Frame 1 (no input): blank canvas, image omitted
Frame 60 (no input): blank canvas, image omitted
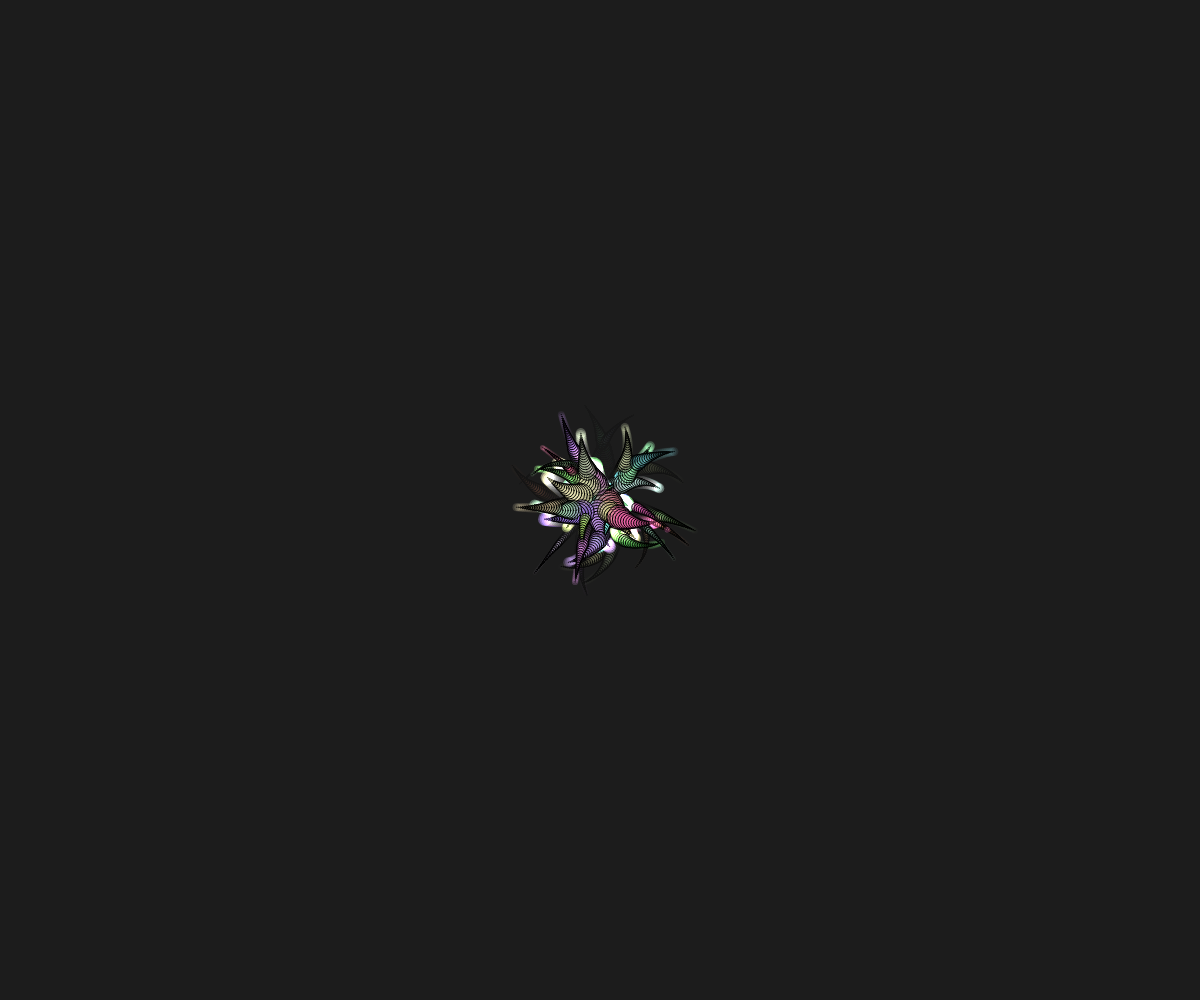
Frame 120 (the mouse pressed at the canvas centre since frame 60)

The p5.js sketch whose frames 1 and 60 were blank and that drew this single picture after the mouse press (run headless with seeded random() and noise() and a simulated clock; from frame 60 on, the mouse is pressed at the canvas centre):

// p5.js sketch
// ── sketch.js
let particles = [];

function setup() {
  createCanvas(windowWidth, windowHeight);
  background(30);
}

function draw() {
  // Semi-transparent background for fading effect
  background(30, 30, 30, 50);
  
  // Add new particles
  if (mouseIsPressed || (pmouseX != mouseX || pmouseY != mouseY)) {
    particles.push(new Particle(mouseX, mouseY));
  }

  // Update and display particles
  for (let i = particles.length - 1; i >= 0; i--) {
    particles[i].update();
    if (particles[i].isAlive()) {
      particles[i].display();
    } else {
      particles.splice(i, 1);  // Remove dead particles
    }
  }
}

function windowResized() {
  resizeCanvas(windowWidth, windowHeight);
}

// Particle class definition
class Particle {
  constructor(x, y) {
    this.x = x;
    this.y = y;
    this.size = random(15, 35);
    this.color = this.randomColor();
    this.lifespan = 255;
    this.angle = random(TWO_PI);
    this.angularSpeed = random(-0.05, 0.05);
    this.trail = [];
  }
  
  update() {
    // Update position with some random movement
    this.x += cos(this.angle) * 2;
    this.y += sin(this.angle) * 2;
    this.angle += this.angularSpeed;

    // Add to the particle's trail
    this.trail.push({ x: this.x, y: this.y, size: this.size, lifespan: this.lifespan });

    // Remove old trail points
    if (this.trail.length > 20) {
      this.trail.shift();
    }

    // Shrink and fade particle over time
    this.size *= 0.97;
    this.lifespan -= 5;
  }

  isAlive() {
    return this.lifespan > 0;
  }
  
  display() {
    // Draw the trail
    for (let i = 0; i < this.trail.length; i++) {
      let t = this.trail[i];
      fill(this.color.levels[0], this.color.levels[1], this.color.levels[2], t.lifespan / 2);
      ellipse(t.x, t.y, t.size * (1 - i / this.trail.length));
    }
    
    // Blend mode for interesting effects
    blendMode(ADD);
    
    // Draw the main particle
    fill(this.color.levels[0], this.color.levels[1], this.color.levels[2], this.lifespan);
    ellipse(this.x, this.y, this.size);

    // Reset blend mode
    blendMode(BLEND);
  }

  // Randomly pick a color for the particle
  randomColor() {
    let r = random(100, 255);
    let g = random(100, 255);
    let b = random(100, 255);
    return color(r, g, b);
  }
}
